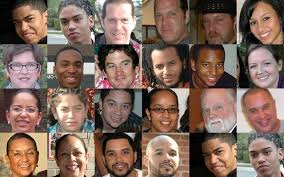
#> input picture ardrone_test/resources/faces.jpeg, 284 x 177 px, found by its file name
$ python face_detect.py
#> lines starting #> are read from the running program, lines starting #| are printed output that depends on the picture; after the words box and inside, x2 and y2 are one past the last pixel; in counts of white or black regions, pixels touching at a corner belong together
#!/usr/bin/env python
import cv2 as cv

#different cascade files for detecting different facial and body features
#detec frontal face
frontalface_default = "/usr/local/share/OpenCV/haarcascades/haarcascade_frontalface_default.xml"

#fronotal face al tree
frontalface_alt_tree = "/usr/local/share/OpenCV/haarcascades/haarcascade_frontalface_alt_tree.xml"


#load defaults frontal face classifier
face = cv.CascadeClassifier(frontalface_default)

#load color image
path = "/home/bert/arsim_ws/src/ardrone_test/resources/faces.jpeg"
img = cv.imread(path)
#> img is the input picture: shape (177, 284, 3); mean B, G, R 92.2, 104.8, 129.2

#convert image from 3 color space to 1 (gray)
img_gray = cv.cvtColor(img, cv.COLOR_BGR2GRAY)
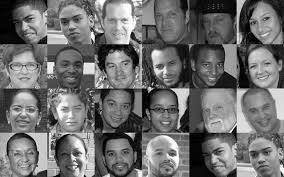
#> img_gray: shape (177, 284); min 0, max 255, mean 110.6

#detect faces in image
faces = face.detectMultiScale(img_gray, 1.05, 2)
#> faces = 24 rows, first 6: [102, 8, 32, 32], [245, 8, 33, 33], [8, 53, 33, 33], [198, 53, 30, 30], [243, 52, 33, 33], [102, 93, 33, 33]

#draw green boc around found faces
for (x,y,w,h) in faces:
    cv.rectangle(img, (x,y), (x+w, y+h), (0,255,0), 1)
#> this loop made 24 passes
#> (x, y, w, h) on passes 1 to 12: (102, 8, 32, 32), (245, 8, 33, 33), (8, 53, 33, 33), (198, 53, 30, 30), (243, 52, 33, 33), (102, 93, 33, 33), (8, 142, 31, 31), (103, 141, 32, 32), (151, 4, 33, 33), (54, 96, 34, 34), (56, 143, 30, 30), (54, 52, 33, 33)
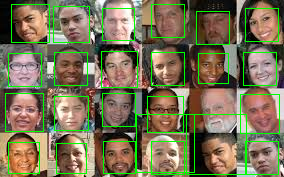
#> img: shape (177, 284, 3); 6.81% of pixels changed, all inside (x1, y1, x2, y2) = (5, 4, 280, 175)

cv.imshow("Face detect", img)
cv.waitKey(0)
